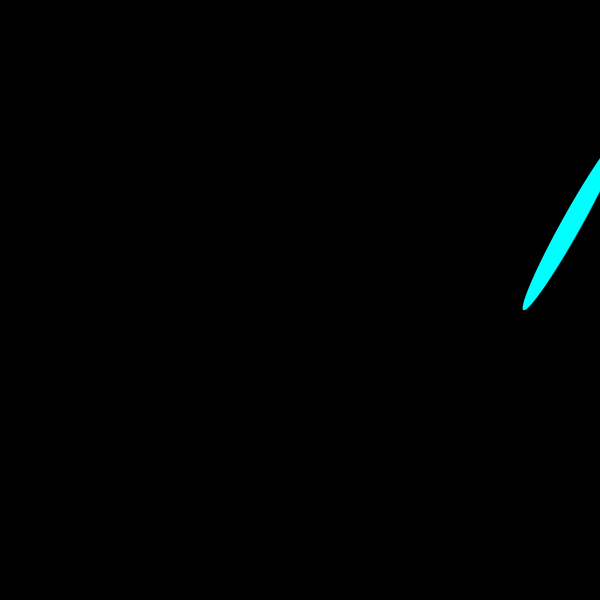
Frame 1 (no input)
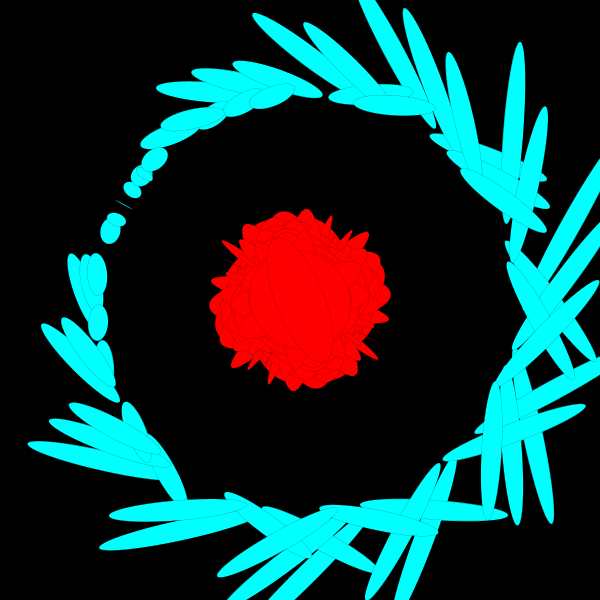
Frame 60 (the mouse pressed at the canvas centre just before this capture)
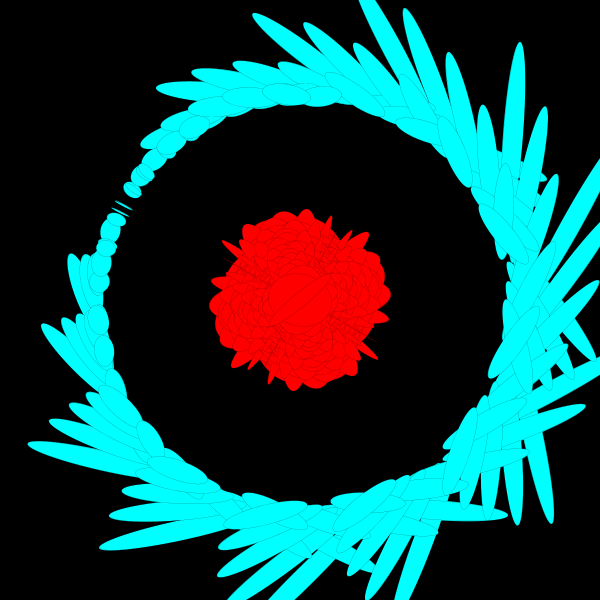
Frame 120 (the mouse held since frame 60 and released just before this capture)

The Processing sketch that drew these frames (run headless with seeded random() and noise(); from frame 60 on, the mouse is pressed at the canvas centre):

// Processing sketch: processing_111842
// ── processing_111842.pde

float x, y;
float angle = 0; 
float r = 200;
float diff = 1; 

color col = color(255,0,0);
color colo = color(0,255,255);

void setup() {
  size(600, 600);
  background(0);
 
}

void draw() {

  fill(col); 
  
  
  x = r * cos(angle); 
  y = r * sin(angle);


  strokeWeight(0.1); 
  stroke(0); 

  translate(width/2, height/2); 
  rotate(r); 

  ellipse(0, 0, x, y);
  
  fill(colo); 
  ellipse(x, 200, x, 20);
  //line( 0, 0, x, y); 

  angle = angle +0.5;
  r = r - diff;

  if ( r == 0 || r == 400) { 
    diff =  diff * -1;
  }
}


void keyPressed() {
  if (key == 'q') {
    endRecord();
    exit();
  }
}
